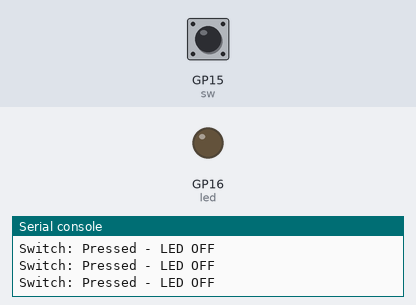
Recording of a program running on a simulated Raspberry Pi Pico running MicroPython. Parts: output pins drawn as LEDs (lit = HIGH), the last lines printed to the serial console. Dashed ring = blinking. Inputs (shaded band) come from the test bench; at power-on: GP15 (sw) LOW.

Above: at 1.2 s.
1.3 s: GP15 (sw) pulled HIGH for 3.2 s
At 1.7 s:
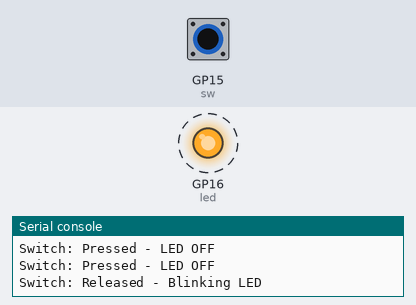
Timing chart, 0 to 6.3 s (numbered marks = the images above; inputs shaded):
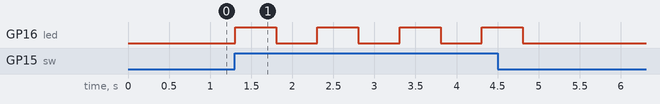

Measured:
- after the input at 1.3 s, GP16 (led): alternates HIGH for 0.50 s and LOW for 0.50 s, 8 changes in all, then stays LOW, starting at once

The program:

switch_led.py
```python
# EX.NO: 8 - Raspberry Pi Pico - Switch Controlled LED
# AIM: Read switch state and control LED accordingly
# Hardware: LED -> GP16, Switch -> GP15

from machine import Pin
from time import sleep

led = Pin(16, Pin.OUT)
sw  = Pin(15, Pin.IN)

while True:
    if sw.value() == True:    # Switch released
        print("Switch: Released - Blinking LED")
        led.value(1); sleep(0.5)
        led.value(0); sleep(0.5)
    else:                      # Switch pressed
        print("Switch: Pressed - LED OFF")
        led.value(0)
        sleep(0.1)
```
